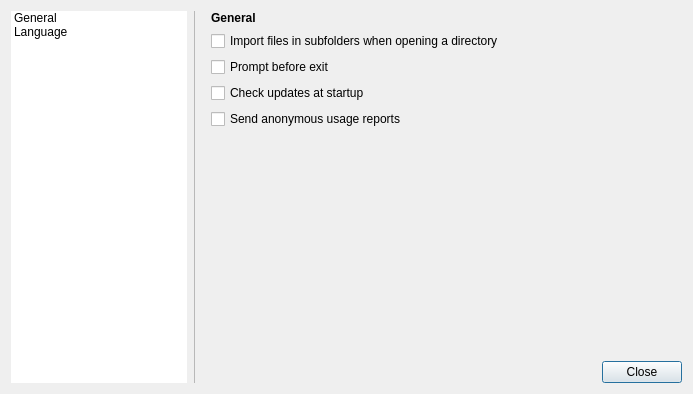
<?xml version="1.0" encoding="UTF-8"?>
<ui version="4.0">
 <class>PreferencesDialog</class>
 <widget class="QDialog" name="PreferencesDialog">
  <property name="windowModality">
   <enum>Qt::ApplicationModal</enum>
  </property>
  <property name="geometry">
   <rect>
    <x>0</x>
    <y>0</y>
    <width>693</width>
    <height>394</height>
   </rect>
  </property>
  <property name="focusPolicy">
   <enum>Qt::StrongFocus</enum>
  </property>
  <property name="windowTitle">
   <string>Preferences</string>
  </property>
  <property name="locale">
   <locale language="English" country="UnitedStates"/>
  </property>
  <property name="modal">
   <bool>true</bool>
  </property>
  <layout class="QGridLayout" name="gridLayout">
   <item row="0" column="0" colspan="2">
    <layout class="QGridLayout" name="main_GridLayout">
     <item row="2" column="3">
      <widget class="QPushButton" name="close_Button">
       <property name="focusPolicy">
        <enum>Qt::StrongFocus</enum>
       </property>
       <property name="text">
        <string>Close</string>
       </property>
      </widget>
     </item>
     <item row="1" column="2" colspan="2">
      <widget class="QStackedWidget" name="content_StackedWidget">
       <property name="currentIndex">
        <number>0</number>
       </property>
       <widget class="QWidget" name="general_Page">
        <layout class="QGridLayout" name="gridLayout_3">
         <property name="topMargin">
          <number>0</number>
         </property>
         <item row="4" column="1">
          <widget class="QCheckBox" name="promptExit_CheckBox">
           <property name="text">
            <string>Prompt before exit</string>
           </property>
          </widget>
         </item>
         <item row="5" column="1">
          <widget class="QCheckBox" name="checkUpdatesAtStartup_CheckBox">
           <property name="enabled">
            <bool>true</bool>
           </property>
           <property name="text">
            <string>Check updates at startup</string>
           </property>
          </widget>
         </item>
         <item row="3" column="1">
          <widget class="QCheckBox" name="importSubfolders_CheckBox">
           <property name="text">
            <string>Import files in subfolders when opening a directory</string>
           </property>
          </widget>
         </item>
         <item row="2" column="1">
          <widget class="QLabel" name="generalPageTitle_Label">
           <property name="font">
            <font>
             <weight>75</weight>
             <bold>true</bold>
            </font>
           </property>
           <property name="text">
            <string>General</string>
           </property>
          </widget>
         </item>
         <item row="7" column="1">
          <spacer name="verticalSpacer">
           <property name="orientation">
            <enum>Qt::Vertical</enum>
           </property>
           <property name="sizeHint" stdset="0">
            <size>
             <width>20</width>
             <height>40</height>
            </size>
           </property>
          </spacer>
         </item>
         <item row="6" column="1">
          <widget class="QCheckBox" name="sendUsageReport_CheckBox">
           <property name="text">
            <string>Send anonymous usage reports</string>
           </property>
          </widget>
         </item>
        </layout>
       </widget>
       <widget class="QWidget" name="language_Page">
        <layout class="QGridLayout" name="gridLayout_2">
         <property name="topMargin">
          <number>0</number>
         </property>
         <item row="0" column="0" colspan="2">
          <widget class="QLabel" name="languagePageTitle_Label">
           <property name="font">
            <font>
             <weight>75</weight>
             <bold>true</bold>
            </font>
           </property>
           <property name="text">
            <string>Language</string>
           </property>
          </widget>
         </item>
         <item row="1" column="0">
          <widget class="QLabel" name="languageComboBox_Label">
           <property name="text">
            <string>Preferred language</string>
           </property>
          </widget>
         </item>
         <item row="1" column="1">
          <widget class="QComboBox" name="language_ComboBox">
           <property name="focusPolicy">
            <enum>Qt::TabFocus</enum>
           </property>
          </widget>
         </item>
         <item row="2" column="0" colspan="2">
          <widget class="QLabel" name="changesAfterRestart_Label">
           <property name="text">
            <string>&lt;html&gt;&lt;head/&gt;&lt;body&gt;&lt;p&gt;⚠️ Changes will apply after restart&lt;/p&gt;&lt;/body&gt;&lt;/html&gt;</string>
           </property>
           <property name="alignment">
            <set>Qt::AlignRight|Qt::AlignTrailing|Qt::AlignVCenter</set>
           </property>
          </widget>
         </item>
         <item row="3" column="0" colspan="2">
          <spacer name="verticalSpacer_2">
           <property name="orientation">
            <enum>Qt::Vertical</enum>
           </property>
           <property name="sizeHint" stdset="0">
            <size>
             <width>462</width>
             <height>392</height>
            </size>
           </property>
          </spacer>
         </item>
        </layout>
       </widget>
      </widget>
     </item>
     <item row="2" column="2">
      <spacer name="horizontalSpacer">
       <property name="orientation">
        <enum>Qt::Horizontal</enum>
       </property>
       <property name="sizeHint" stdset="0">
        <size>
         <width>40</width>
         <height>20</height>
        </size>
       </property>
      </spacer>
     </item>
     <item row="1" column="0" rowspan="2">
      <widget class="QListWidget" name="menu_ListWidget">
       <property name="minimumSize">
        <size>
         <width>150</width>
         <height>0</height>
        </size>
       </property>
       <property name="focusPolicy">
        <enum>Qt::TabFocus</enum>
       </property>
       <property name="frameShape">
        <enum>QFrame::NoFrame</enum>
       </property>
       <property name="frameShadow">
        <enum>QFrame::Plain</enum>
       </property>
       <property name="iconSize">
        <size>
         <width>32</width>
         <height>32</height>
        </size>
       </property>
       <property name="spacing">
        <number>3</number>
       </property>
       <item>
        <property name="text">
         <string>General</string>
        </property>
        <property name="icon">
         <iconset resource="../resources/resources.qrc">
          <normaloff>:/icons/ui/settings.svg</normaloff>:/icons/ui/settings.svg</iconset>
        </property>
        <property name="flags">
         <set>ItemIsSelectable|ItemIsEnabled</set>
        </property>
       </item>
       <item>
        <property name="text">
         <string>Language</string>
        </property>
        <property name="icon">
         <iconset resource="../resources/resources.qrc">
          <normaloff>:/icons/ui/language.svg</normaloff>:/icons/ui/language.svg</iconset>
        </property>
        <property name="flags">
         <set>ItemIsSelectable|ItemIsEnabled</set>
        </property>
       </item>
      </widget>
     </item>
     <item row="1" column="1" rowspan="2">
      <widget class="Line" name="line">
       <property name="frameShadow">
        <enum>QFrame::Sunken</enum>
       </property>
       <property name="lineWidth">
        <number>0</number>
       </property>
       <property name="midLineWidth">
        <number>1</number>
       </property>
       <property name="orientation">
        <enum>Qt::Vertical</enum>
       </property>
      </widget>
     </item>
    </layout>
   </item>
  </layout>
 </widget>
 <resources>
  <include location="../resources/resources.qrc"/>
 </resources>
 <connections>
  <connection>
   <sender>menu_ListWidget</sender>
   <signal>currentRowChanged(int)</signal>
   <receiver>content_StackedWidget</receiver>
   <slot>setCurrentIndex(int)</slot>
   <hints>
    <hint type="sourcelabel">
     <x>158</x>
     <y>221</y>
    </hint>
    <hint type="destinationlabel">
     <x>439</x>
     <y>154</y>
    </hint>
   </hints>
  </connection>
  <connection>
   <sender>close_Button</sender>
   <signal>clicked()</signal>
   <receiver>PreferencesDialog</receiver>
   <slot>close()</slot>
   <hints>
    <hint type="sourcelabel">
     <x>714</x>
     <y>510</y>
    </hint>
    <hint type="destinationlabel">
     <x>608</x>
     <y>494</y>
    </hint>
   </hints>
  </connection>
 </connections>
</ui>
